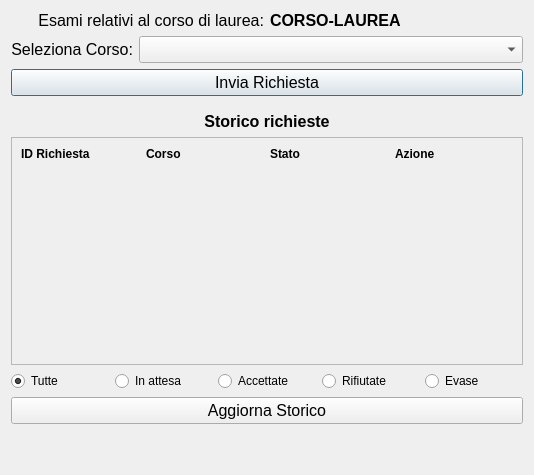
<?xml version="1.0" encoding="UTF-8"?>
<ui version="4.0">
 <class>Invio_Richiesta_Date_Esami</class>
 <widget class="QDialog" name="Invio_Richiesta_Date_Esami">
  <property name="geometry">
   <rect>
    <x>0</x>
    <y>0</y>
    <width>534</width>
    <height>475</height>
   </rect>
  </property>
  <property name="windowTitle">
   <string>UniWorld - Students Richiesta Date Esami</string>
  </property>
  <layout class="QVBoxLayout" name="verticalLayout">
   <item>
    <layout class="QHBoxLayout" name="horizontalLayout_2">
     <property name="sizeConstraint">
      <enum>QLayout::SetMinimumSize</enum>
     </property>
     <item>
      <widget class="QLabel" name="label_2">
       <property name="sizePolicy">
        <sizepolicy hsizetype="Minimum" vsizetype="Minimum">
         <horstretch>0</horstretch>
         <verstretch>0</verstretch>
        </sizepolicy>
       </property>
       <property name="font">
        <font>
         <pointsize>12</pointsize>
        </font>
       </property>
       <property name="text">
        <string>Esami relativi al corso di laurea:</string>
       </property>
       <property name="alignment">
        <set>Qt::AlignRight|Qt::AlignTrailing|Qt::AlignVCenter</set>
       </property>
      </widget>
     </item>
     <item>
      <widget class="QLabel" name="CorsoLaureaLabel">
       <property name="sizePolicy">
        <sizepolicy hsizetype="Minimum" vsizetype="Minimum">
         <horstretch>0</horstretch>
         <verstretch>0</verstretch>
        </sizepolicy>
       </property>
       <property name="font">
        <font>
         <pointsize>12</pointsize>
         <weight>75</weight>
         <bold>true</bold>
        </font>
       </property>
       <property name="text">
        <string>CORSO-LAUREA</string>
       </property>
      </widget>
     </item>
    </layout>
   </item>
   <item>
    <layout class="QHBoxLayout" name="horizontalLayout">
     <item>
      <widget class="QLabel" name="label">
       <property name="font">
        <font>
         <pointsize>12</pointsize>
        </font>
       </property>
       <property name="text">
        <string>Seleziona Corso:</string>
       </property>
       <property name="alignment">
        <set>Qt::AlignRight|Qt::AlignTrailing|Qt::AlignVCenter</set>
       </property>
      </widget>
     </item>
     <item>
      <widget class="QComboBox" name="comboBox">
       <property name="sizePolicy">
        <sizepolicy hsizetype="Expanding" vsizetype="Fixed">
         <horstretch>0</horstretch>
         <verstretch>0</verstretch>
        </sizepolicy>
       </property>
       <property name="font">
        <font>
         <pointsize>12</pointsize>
        </font>
       </property>
      </widget>
     </item>
    </layout>
   </item>
   <item>
    <widget class="QPushButton" name="InviaRichiestaButton">
     <property name="font">
      <font>
       <pointsize>12</pointsize>
      </font>
     </property>
     <property name="text">
      <string>Invia Richiesta</string>
     </property>
    </widget>
   </item>
   <item>
    <spacer name="verticalSpacer_2">
     <property name="orientation">
      <enum>Qt::Vertical</enum>
     </property>
     <property name="sizeType">
      <enum>QSizePolicy::Minimum</enum>
     </property>
     <property name="sizeHint" stdset="0">
      <size>
       <width>20</width>
       <height>10</height>
      </size>
     </property>
    </spacer>
   </item>
   <item>
    <widget class="QLabel" name="label_3">
     <property name="sizePolicy">
      <sizepolicy hsizetype="Minimum" vsizetype="Minimum">
       <horstretch>0</horstretch>
       <verstretch>0</verstretch>
      </sizepolicy>
     </property>
     <property name="font">
      <font>
       <pointsize>12</pointsize>
       <weight>75</weight>
       <bold>true</bold>
      </font>
     </property>
     <property name="text">
      <string>Storico richieste</string>
     </property>
     <property name="alignment">
      <set>Qt::AlignCenter</set>
     </property>
    </widget>
   </item>
   <item>
    <widget class="QScrollArea" name="scrollArea">
     <property name="widgetResizable">
      <bool>true</bool>
     </property>
     <widget class="QWidget" name="scrollAreaWidgetContents_2">
      <property name="geometry">
       <rect>
        <x>0</x>
        <y>0</y>
        <width>514</width>
        <height>217</height>
       </rect>
      </property>
      <layout class="QVBoxLayout" name="verticalLayout_3">
       <item>
        <layout class="QHBoxLayout" name="horizontalLayout_4">
         <item>
          <widget class="QLabel" name="label_9">
           <property name="font">
            <font>
             <weight>75</weight>
             <bold>true</bold>
            </font>
           </property>
           <property name="text">
            <string>ID Richiesta</string>
           </property>
          </widget>
         </item>
         <item>
          <widget class="QLabel" name="label_11">
           <property name="font">
            <font>
             <weight>75</weight>
             <bold>true</bold>
            </font>
           </property>
           <property name="text">
            <string>Corso</string>
           </property>
          </widget>
         </item>
         <item>
          <widget class="QLabel" name="label_12">
           <property name="font">
            <font>
             <weight>75</weight>
             <bold>true</bold>
            </font>
           </property>
           <property name="text">
            <string>Stato</string>
           </property>
          </widget>
         </item>
         <item>
          <widget class="QLabel" name="label_14">
           <property name="font">
            <font>
             <weight>75</weight>
             <bold>true</bold>
            </font>
           </property>
           <property name="text">
            <string>Azione</string>
           </property>
          </widget>
         </item>
        </layout>
       </item>
       <item>
        <layout class="QVBoxLayout" name="TableView"/>
       </item>
       <item>
        <spacer name="verticalSpacer_3">
         <property name="orientation">
          <enum>Qt::Vertical</enum>
         </property>
         <property name="sizeHint" stdset="0">
          <size>
           <width>20</width>
           <height>40</height>
          </size>
         </property>
        </spacer>
       </item>
      </layout>
     </widget>
    </widget>
   </item>
   <item>
    <layout class="QHBoxLayout" name="horizontalLayout_5">
     <item>
      <widget class="QRadioButton" name="TutteRadio">
       <property name="text">
        <string>Tutte</string>
       </property>
       <property name="checked">
        <bool>true</bool>
       </property>
      </widget>
     </item>
     <item>
      <widget class="QRadioButton" name="AttesaRadio">
       <property name="text">
        <string>In attesa</string>
       </property>
      </widget>
     </item>
     <item>
      <widget class="QRadioButton" name="AccettateRadio">
       <property name="enabled">
        <bool>true</bool>
       </property>
       <property name="text">
        <string>Accettate</string>
       </property>
      </widget>
     </item>
     <item>
      <widget class="QRadioButton" name="RifiutateRadio">
       <property name="enabled">
        <bool>true</bool>
       </property>
       <property name="text">
        <string>Rifiutate</string>
       </property>
      </widget>
     </item>
     <item>
      <widget class="QRadioButton" name="EvaseRadio">
       <property name="enabled">
        <bool>true</bool>
       </property>
       <property name="text">
        <string>Evase</string>
       </property>
      </widget>
     </item>
    </layout>
   </item>
   <item>
    <widget class="QPushButton" name="AggiornaStoricoButton">
     <property name="font">
      <font>
       <pointsize>12</pointsize>
      </font>
     </property>
     <property name="text">
      <string>Aggiorna Storico</string>
     </property>
    </widget>
   </item>
   <item>
    <spacer name="verticalSpacer">
     <property name="orientation">
      <enum>Qt::Vertical</enum>
     </property>
     <property name="sizeType">
      <enum>QSizePolicy::Minimum</enum>
     </property>
     <property name="sizeHint" stdset="0">
      <size>
       <width>20</width>
       <height>40</height>
      </size>
     </property>
    </spacer>
   </item>
  </layout>
 </widget>
 <resources/>
 <connections/>
</ui>
